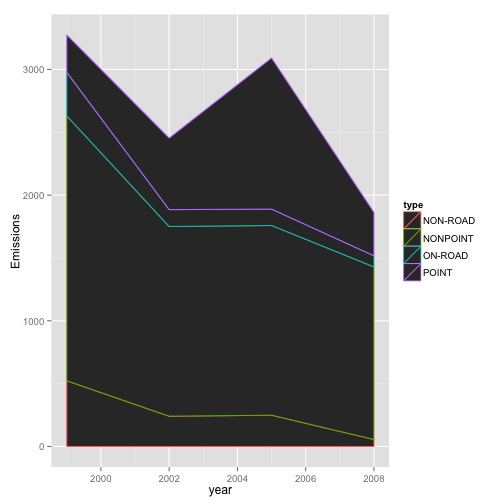

Generate this figure with R:
plot3 <- function(data){
  ggplot(data, aes(x = year, y = Emissions, color = type)) + geom_area(stat="summary", fun.y="sum")
}
